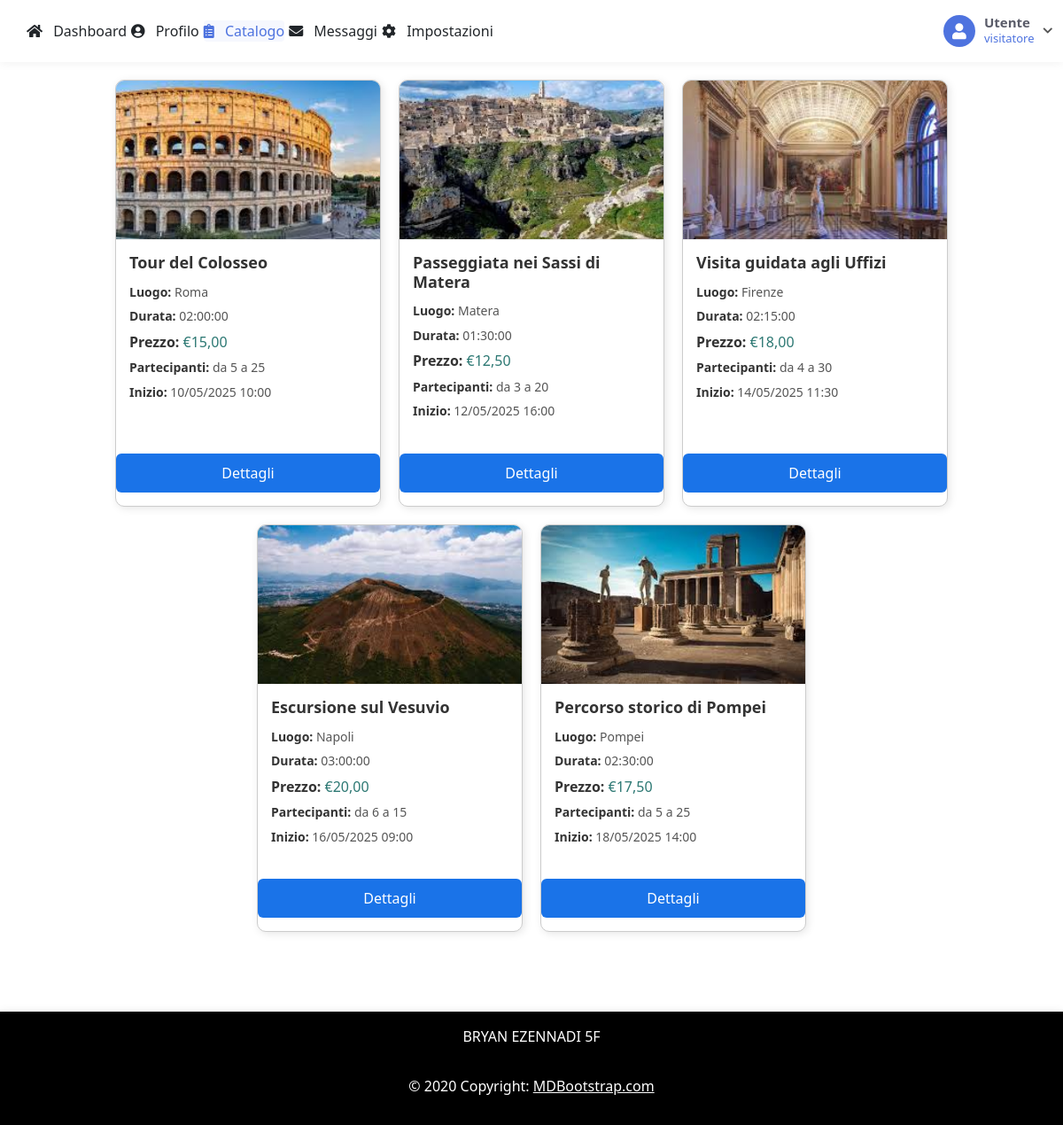
The page /agenzia_turismo/pagine_visualizzate/principali/catalogo.php on the database its author committed.
### tables this page shows
CREATE TABLE eventi (
    id INT AUTO_INCREMENT PRIMARY KEY,
    prezzo DECIMAL(10, 2) NOT NULL,
    minimo_partecipanti INT NOT NULL,
    massimo_partecipanti INT NOT NULL,
    ora_inizio DATETIME NOT NULL,
    id_visita INT,
    FOREIGN KEY (id_visita) REFERENCES visite(id)
);

CREATE TABLE visite (
    id INT AUTO_INCREMENT PRIMARY KEY,
    titolo VARCHAR(255) NOT NULL,
    durata_media TIME NOT NULL,
    luogo VARCHAR(255) NOT NULL
);

### agenzia_turismo/pagine_visualizzate/principali/catalogo.php (the view)
<?php
require_once '../../altri_file/componenti/connection.php';
require_once '../../altri_file/componenti/header2.php';
try {
    $sql = "
        SELECT
            eventi.id AS id_evento,
            visite.titolo AS titolo_visita,
            visite.luogo,
            visite.durata_media,
            eventi.prezzo,
            eventi.minimo_partecipanti,
            eventi.massimo_partecipanti,
            eventi.ora_inizio
        FROM eventi
        JOIN visite ON eventi.id_visita = visite.id
        ORDER BY eventi.ora_inizio
    ";
    $stmt = $conn->prepare($sql);
    $stmt->execute();
    $eventi = $stmt->fetchAll(PDO::FETCH_ASSOC);
    if ($eventi) {
        echo '<div class="card-container" style="display: flex; flex-wrap: wrap; gap: 20px;">';
        foreach ($eventi as $row) {
            $img_filename = strtolower(str_replace(' ', '-', $row['titolo_visita'])) . '.jfif';
            $img_path = 'img/visite/' . $img_filename;
            echo '<div class="card" style="width: 300px; border: 1px solid #ccc; border-radius: 10px; overflow: hidden; box-shadow: 2px 2px 10px rgba(0,0,0,0.1);">';
            echo '  <img src="' . $img_path . '" alt="' . htmlspecialchars($row['titolo_visita']) . '" style="width: 100%; height: 180px; object-fit: cover;">';
            echo '  <div class="card-body" style="padding: 15px;">';
            echo '    <h3>' . htmlspecialchars($row['titolo_visita']) . '</h3>';
            echo '    <p><strong>Luogo:</strong> ' . htmlspecialchars($row['luogo']) . '</p>';
            echo '    <p><strong>Durata:</strong> ' . $row['durata_media'] . '</p>';
            echo '    <p><strong>Prezzo:</strong> €' . number_format($row['prezzo'], 2, ',', '.') . '</p>';
            echo '    <p><strong>Partecipanti:</strong> da ' . $row['minimo_partecipanti'] . ' a ' . $row['massimo_partecipanti'] . '</p>';
            echo '    <p><strong>Inizio:</strong> ' . date("d/m/Y H:i", strtotime($row['ora_inizio'])) . '</p>';
            echo '  </div>';
            echo '<a href="dettagli.php?id=' . $row['id_evento'] . '" class="card-button">Dettagli</a>';
            echo '</div>';
        }
        echo '</div>';
    } else {
        echo 'Nessun evento disponibile.';
    }
} catch (PDOException $e) {
    echo "Errore nella query: " . $e->getMessage();
}
require_once '../../altri_file/componenti/footer.php';
?>

### agenzia_turismo/altri_file/componenti/header2.php (shortened to what this page needs)
<?php
$path_Style = function () {
    $currentPage = basename($_SERVER['PHP_SELF']);
    if ($currentPage === "dashboard.php") {
        return '../../altri_file/dashboard.css';
    }
    else if($currentPage === "login.php"){
        return'../../altri_file/login.css';
    }
    else {
        return '../../altri_file/Catalogo.css';
    }
};
?>
<!doctype html>
<html lang="it">
<head>
    <link rel="stylesheet" href="<?= $path_Style() ?>">
    <link href="https://cdn.jsdelivr.net/npm/bootstrap@5.3.0-alpha1/dist/css/bootstrap.min.css" rel="stylesheet">
    <link rel="stylesheet" href="https://cdnjs.cloudflare.com/ajax/libs/font-awesome/5.15.4/css/all.min.css">
</head>
<body>
<nav class="navbar">
    <div class="navbar-collapse">
        <ul class="nav-menu">
            <li class="nav-item">
                <a href="dashboard.php" class="<?php echo (basename($_SERVER['PHP_SELF']) == 'dashboard.php') ? 'nav-link active' : 'nav-link'; ?>">
                <i class="fas fa-home"></i>
                    <span>Dashboard</span>
                </a>
            </li>
            <li class="nav-item">
                <a href="#" class="nav-link">
                    <i class="fas fa-user-circle"></i>
                    <span>Profilo</span>
                </a>
            </li>
            <li class="nav-item">
                <a href="catalogo.php" class="<?php echo (basename($_SERVER['PHP_SELF']) == 'catalogo.php') ? 'nav-link active' : 'nav-link'; ?>">
                <i class="fas fa-clipboard-list"></i>
                    <span>Catalogo</span>
                </a>
            </li>
            <li class="nav-item">
                <a href="#" class="nav-link">
                    <i class="fas fa-envelope"></i>
                    <span>Messaggi</span>
                </a>
            </li>
            <li class="nav-item">
                <a href="#" class="nav-link">
                    <i class="fas fa-cog"></i>
                    <span>Impostazioni</span>
                </a>
            </li>
        </ul>
        <div class="user-dropdown">
            <div class="user-info">
                <div class="user-avatar">
                    <i class="fas fa-user"></i>
                </div>
                <div class="user-details">
                    <h3 class="user-name">
                        <?php
                        if(isset($conn) && isset($_SESSION['user_id'])) {
                            $userId = $_SESSION['user_id'];
                            $stmt = $conn->prepare("
                                    SELECT visitatori.nome
                                    FROM login
                                    JOIN visitatori ON login.id = visitatori.id_credenziali
                                    WHERE login.id = :id
                                ");
                            $stmt->bindParam(':id', $userId);
                            $stmt->execute();
                            $userInfo = $stmt->fetch(PDO::FETCH_ASSOC);
                            if ($userInfo) {
                                echo htmlspecialchars($userInfo['nome']);
                            } else {
                                echo "Utente";
                            }
                        } else {
                            echo "Utente";
                        }
                        ?>
                    </h3>
                    <p class="user-role">
                        <?php
                        if (isset($_SESSION['ruolo']) && $_SESSION['ruolo'] == 'admin') {
                            echo "Amministratore";
                        } else {
                            echo "visitatore";
                        }
                        ?>
                    </p>
                </div>
                <i class="fas fa-chevron-down dropdown-icon"></i>
            </div>
        </div>
    </div>
</nav>

### agenzia_turismo/altri_file/componenti/footer.php
<footer class="bg-black text-white text-center py-3">
    <p>BRYAN EZENNADI 5F</p>
    <div class="text-center p-3" style="background-color: rgba(0, 0, 0, 0.05);">
        © 2020 Copyright:
        <a class="text-white" href="https://mdbootstrap.com/">MDBootstrap.com</a>
    </div>
</footer>
</body>
</html>

### agenzia_turismo/altri_file/Catalogo.css (style rules this page uses)
:root { --primary-color: #4e73df; --secondary-color: #1cc88a; --warning-color: #f6c23e; --danger-color: #e74a3b; --dark-color: #5a5c69; --light-color: #f8f9fc; --border-color: #e3e6f0; --text-color: #555; }
* { margin: 0; padding: 0; box-sizing: border-box; }
body { font-family: 'Segoe UI', Tahoma, Geneva, Verdana, sans-serif; background-color: var(--light-color); color: var(--text-color); line-height: 1.6; }
.navbar { background-color: #fff; box-shadow: 0 2px 10px rgba(0, 0, 0, 0.05); padding: 0 20px; display: flex; justify-content: space-between; align-items: center; height: 70px; position: sticky; top: 0; z-index: 1000; }
.navbar-collapse { display: flex; align-items: center; justify-content: space-between; flex: 1; margin-left: 30px; }
.nav-menu { display: flex; list-style: none; margin: 0; padding: 0; }
.nav-item { margin-right: 5px; }
.nav-link { display: flex; align-items: center; padding: 10px 15px; color: var(--text-color); text-decoration: none; font-weight: 500; border-radius: 4px; transition: all 0.3s; }
.nav-link i { margin-right: 8px; font-size: 16px; }
.nav-link:hover, .nav-link.active { color: var(--primary-color); background-color: rgba(78, 115, 223, 0.05); }
.user-dropdown { position: relative; margin-left: auto; }
.user-info { display: flex; align-items: center; cursor: pointer; padding: 8px 12px; border-radius: 4px; transition: background-color 0.3s; }
.user-avatar { width: 36px; height: 36px; border-radius: 50%; background-color: var(--primary-color); color: white; display: flex; align-items: center; justify-content: center; font-size: 18px; margin-right: 10px; }
.user-details { margin-right: 10px; }
.user-name { font-size: 15px; font-weight: 600; color: var(--dark-color); margin: 0; }
.user-role { font-size: 13px; color: var(--primary-color); margin: 0; }
.dropdown-icon { font-size: 12px; color: var(--text-color); }
.card-container { display: flex; flex-wrap: wrap; gap: 25px; justify-content: center; padding: 20px; max-width: 1200px; margin: 0 auto; margin-bottom: 70px; }
.card { width: 300px; border: 1px solid #e0e0e0; border-radius: 12px; overflow: hidden; box-shadow: 0 4px 12px rgba(0,0,0,0.08); transition: all 0.3s ease; background-color: #fff; padding-bottom: 15px; }
.card img { width: 100%; height: 200px; object-fit: cover; border-bottom: 1px solid #f0f0f0; }
.card-body { padding: 18px; }
.card-body h3 { margin-top: 0; margin-bottom: 12px; color: #333; font-size: 18px; font-weight: 600; line-height: 1.2; }
.card-body p { margin: 8px 0; color: #555; font-size: 14px; line-height: 1.4; }
.card-body strong { color: #333; font-weight: 600; }
.card-body p:nth-child(4) { font-size: 16px; color: #2c7873; font-weight: 500; }
.card-button { display: block; width: 100%; padding: 10px; margin-top: 15px; background-color: #1a73e8; color: white; text-align: center; text-decoration: none; border: none; border-radius: 6px; font-weight: 500; cursor: pointer; transition: background-color 0.2s; }
footer { bottom: 0; width: 100%; background-color: #fff; box-shadow: 0 -2px 10px rgba(0, 0, 0, 0.05); padding: 15px 20px; text-align: center; z-index: 900; }

### rows shown on the page
eventi: shows a picture, id_visita.titolo "Tour del Colosseo", id_visita.luogo "Roma", id_visita.durata_media "02:00:00", prezzo "15,00", minimo_partecipanti "5", massimo_partecipanti "25", ora_inizio "10/05/2025 10:00"
eventi: shows a picture, id_visita.titolo "Passeggiata nei Sassi di Matera", id_visita.luogo "Matera", id_visita.durata_media "01:30:00", prezzo "12,50", minimo_partecipanti "3", massimo_partecipanti "20", ora_inizio "12/05/2025 16:00"
eventi: shows a picture, id_visita.titolo "Visita guidata agli Uffizi", id_visita.luogo "Firenze", id_visita.durata_media "02:15:00", prezzo "18,00", minimo_partecipanti "4", massimo_partecipanti "30", ora_inizio "14/05/2025 11:30"
eventi: shows a picture, id_visita.titolo "Escursione sul Vesuvio", id_visita.luogo "Napoli", id_visita.durata_media "03:00:00", prezzo "20,00", minimo_partecipanti "6", massimo_partecipanti "15", ora_inizio "16/05/2025 09:00"
eventi: shows a picture, id_visita.titolo "Percorso storico di Pompei", id_visita.luogo "Pompei", id_visita.durata_media "02:30:00", prezzo "17,50", minimo_partecipanti "5", massimo_partecipanti "25", ora_inizio "18/05/2025 14:00"
